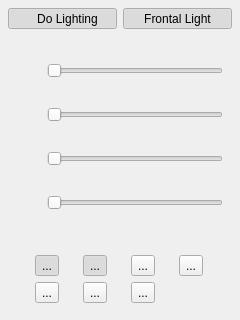
<?xml version="1.0" encoding="UTF-8"?>
<ui version="4.0">
 <class>LightingWidget</class>
 <widget class="QWidget" name="LightingWidget">
  <property name="geometry">
   <rect>
    <x>0</x>
    <y>0</y>
    <width>240</width>
    <height>320</height>
   </rect>
  </property>
  <layout class="QVBoxLayout" name="verticalLayout">
   <property name="leftMargin">
    <number>8</number>
   </property>
   <property name="topMargin">
    <number>8</number>
   </property>
   <property name="rightMargin">
    <number>8</number>
   </property>
   <property name="bottomMargin">
    <number>8</number>
   </property>
   <item>
    <widget class="QFrame" name="frame">
     <property name="sizePolicy">
      <sizepolicy hsizetype="Preferred" vsizetype="Maximum">
       <horstretch>0</horstretch>
       <verstretch>0</verstretch>
      </sizepolicy>
     </property>
     <layout class="QHBoxLayout" name="horizontalLayout">
      <property name="leftMargin">
       <number>0</number>
      </property>
      <property name="topMargin">
       <number>0</number>
      </property>
      <property name="rightMargin">
       <number>0</number>
      </property>
      <property name="bottomMargin">
       <number>0</number>
      </property>
      <item>
       <widget class="QToolButton" name="btnLighting">
        <property name="sizePolicy">
         <sizepolicy hsizetype="Preferred" vsizetype="Preferred">
          <horstretch>0</horstretch>
          <verstretch>0</verstretch>
         </sizepolicy>
        </property>
        <property name="text">
         <string>   Do Lighting</string>
        </property>
        <property name="icon">
         <iconset resource="../../../res/nifskope.qrc">
          <normaloff>:/btn/bulbOff</normaloff>
          <normalon>:/btn/bulb</normalon>:/btn/bulbOff</iconset>
        </property>
        <property name="iconSize">
         <size>
          <width>24</width>
          <height>24</height>
         </size>
        </property>
        <property name="checkable">
         <bool>true</bool>
        </property>
        <property name="checked">
         <bool>true</bool>
        </property>
        <property name="toolButtonStyle">
         <enum>Qt::ToolButtonTextBesideIcon</enum>
        </property>
       </widget>
      </item>
      <item>
       <widget class="QToolButton" name="btnFrontal">
        <property name="sizePolicy">
         <sizepolicy hsizetype="Preferred" vsizetype="Preferred">
          <horstretch>0</horstretch>
          <verstretch>0</verstretch>
         </sizepolicy>
        </property>
        <property name="text">
         <string>Frontal Light</string>
        </property>
        <property name="checkable">
         <bool>true</bool>
        </property>
        <property name="checked">
         <bool>true</bool>
        </property>
       </widget>
      </item>
     </layout>
    </widget>
   </item>
   <item>
    <widget class="QFrame" name="frame_2">
     <layout class="QGridLayout" name="gridLayout">
      <item row="1" column="1">
       <widget class="QSlider" name="sldAmbient">
        <property name="orientation">
         <enum>Qt::Horizontal</enum>
        </property>
       </widget>
      </item>
      <item row="2" column="1">
       <widget class="QSlider" name="sldDeclination">
        <property name="orientation">
         <enum>Qt::Horizontal</enum>
        </property>
       </widget>
      </item>
      <item row="0" column="1">
       <widget class="QSlider" name="sldDirectional">
        <property name="orientation">
         <enum>Qt::Horizontal</enum>
        </property>
       </widget>
      </item>
      <item row="3" column="1">
       <widget class="QSlider" name="sldPlanarAngle">
        <property name="orientation">
         <enum>Qt::Horizontal</enum>
        </property>
       </widget>
      </item>
      <item row="2" column="0">
       <widget class="QPushButton" name="btnDeclination">
        <property name="maximumSize">
         <size>
          <width>24</width>
          <height>24</height>
         </size>
        </property>
        <property name="text">
         <string/>
        </property>
        <property name="icon">
         <iconset resource="../../../res/nifskope.qrc">
          <normaloff>:/btn/lightVertical</normaloff>:/btn/lightVertical</iconset>
        </property>
        <property name="iconSize">
         <size>
          <width>18</width>
          <height>18</height>
         </size>
        </property>
        <property name="flat">
         <bool>true</bool>
        </property>
       </widget>
      </item>
      <item row="3" column="0">
       <widget class="QPushButton" name="btnPlanarAngle">
        <property name="maximumSize">
         <size>
          <width>24</width>
          <height>24</height>
         </size>
        </property>
        <property name="text">
         <string/>
        </property>
        <property name="icon">
         <iconset resource="../../../res/nifskope.qrc">
          <normaloff>:/btn/lightHorizontal</normaloff>:/btn/lightHorizontal</iconset>
        </property>
        <property name="iconSize">
         <size>
          <width>18</width>
          <height>18</height>
         </size>
        </property>
        <property name="flat">
         <bool>true</bool>
        </property>
       </widget>
      </item>
      <item row="0" column="0">
       <widget class="QPushButton" name="btnDirectional">
        <property name="maximumSize">
         <size>
          <width>24</width>
          <height>24</height>
         </size>
        </property>
        <property name="text">
         <string/>
        </property>
        <property name="icon">
         <iconset resource="../../../res/nifskope.qrc">
          <normaloff>:/btn/sun</normaloff>:/btn/sun</iconset>
        </property>
        <property name="iconSize">
         <size>
          <width>18</width>
          <height>18</height>
         </size>
        </property>
        <property name="flat">
         <bool>true</bool>
        </property>
       </widget>
      </item>
      <item row="1" column="0">
       <widget class="QPushButton" name="btnAmbient">
        <property name="maximumSize">
         <size>
          <width>24</width>
          <height>24</height>
         </size>
        </property>
        <property name="text">
         <string/>
        </property>
        <property name="icon">
         <iconset resource="../../../res/nifskope.qrc">
          <normaloff>:/btn/cloud</normaloff>:/btn/cloud</iconset>
        </property>
        <property name="iconSize">
         <size>
          <width>18</width>
          <height>18</height>
         </size>
        </property>
        <property name="flat">
         <bool>true</bool>
        </property>
       </widget>
      </item>
     </layout>
    </widget>
   </item>
   <item>
    <widget class="QFrame" name="frame_3">
     <property name="sizePolicy">
      <sizepolicy hsizetype="Preferred" vsizetype="Maximum">
       <horstretch>0</horstretch>
       <verstretch>0</verstretch>
      </sizepolicy>
     </property>
     <layout class="QGridLayout" name="gridLayout_2">
      <item row="0" column="1">
       <widget class="QToolButton" name="btnVertexColors">
        <property name="text">
         <string>...</string>
        </property>
        <property name="iconSize">
         <size>
          <width>36</width>
          <height>36</height>
         </size>
        </property>
        <property name="checkable">
         <bool>true</bool>
        </property>
        <property name="checked">
         <bool>true</bool>
        </property>
       </widget>
      </item>
      <item row="0" column="0">
       <widget class="QToolButton" name="btnTextures">
        <property name="text">
         <string>...</string>
        </property>
        <property name="iconSize">
         <size>
          <width>36</width>
          <height>36</height>
         </size>
        </property>
        <property name="checkable">
         <bool>true</bool>
        </property>
        <property name="checked">
         <bool>true</bool>
        </property>
       </widget>
      </item>
      <item row="0" column="2">
       <widget class="QToolButton" name="btnSpecular">
        <property name="text">
         <string>...</string>
        </property>
        <property name="iconSize">
         <size>
          <width>36</width>
          <height>36</height>
         </size>
        </property>
       </widget>
      </item>
      <item row="0" column="3">
       <widget class="QToolButton" name="btnCubemap">
        <property name="text">
         <string>...</string>
        </property>
        <property name="iconSize">
         <size>
          <width>36</width>
          <height>36</height>
         </size>
        </property>
       </widget>
      </item>
      <item row="1" column="2">
       <widget class="QToolButton" name="btnSilhouette">
        <property name="text">
         <string>...</string>
        </property>
        <property name="iconSize">
         <size>
          <width>36</width>
          <height>36</height>
         </size>
        </property>
        <property name="checkable">
         <bool>true</bool>
        </property>
       </widget>
      </item>
      <item row="1" column="1">
       <widget class="QToolButton" name="btnLightingOnly">
        <property name="text">
         <string>...</string>
        </property>
        <property name="iconSize">
         <size>
          <width>36</width>
          <height>36</height>
         </size>
        </property>
        <property name="checkable">
         <bool>true</bool>
        </property>
       </widget>
      </item>
      <item row="1" column="0">
       <widget class="QToolButton" name="btnGlow">
        <property name="text">
         <string>...</string>
        </property>
        <property name="iconSize">
         <size>
          <width>36</width>
          <height>36</height>
         </size>
        </property>
       </widget>
      </item>
     </layout>
    </widget>
   </item>
  </layout>
 </widget>
 <resources>
  <include location="../../../res/nifskope.qrc"/>
 </resources>
 <connections/>
</ui>
